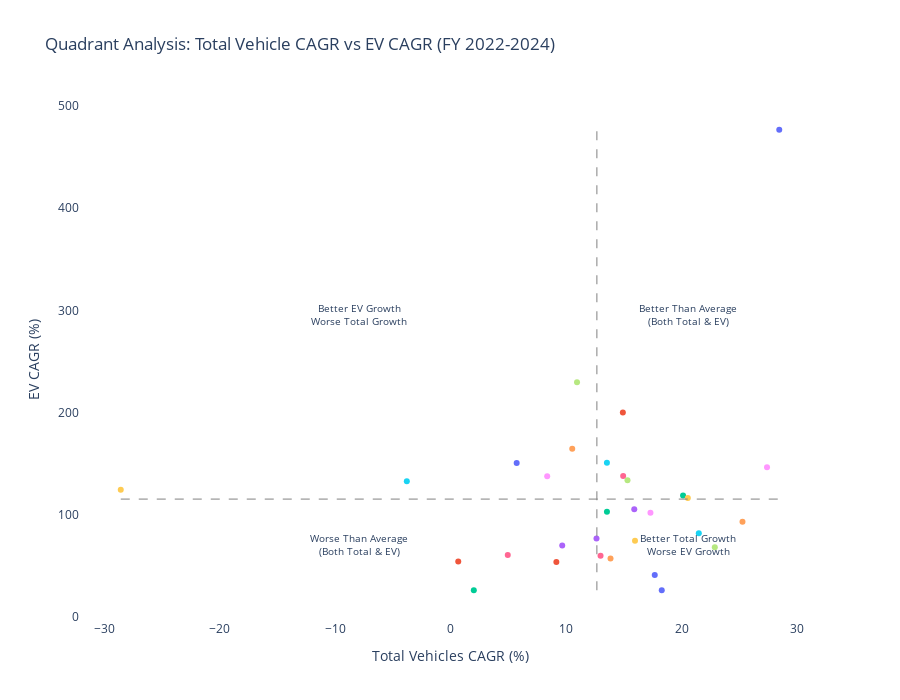

Source (notebook cell):
### Code cell
# Create quadrant analysis
print("Creating quadrant analysis for CAGR comparison...")

# Calculate means for quadrant division
total_mean = comparison['Total_CAGR'].mean()
ev_mean = comparison['EV_CAGR'].mean()

# Create scatter plot with quadrants
fig = px.scatter(
    comparison,
    x="Total_CAGR",
    y="EV_CAGR",
    hover_name="state",
    color="state",
    title=f"Quadrant Analysis: Total Vehicle CAGR vs EV CAGR (FY 2022-2024)",
    labels={"Total_CAGR": "Total Vehicles CAGR (%)", "EV_CAGR": "EV CAGR (%)"}
)

# Add quadrant lines
fig.add_shape(
    type="line", x0=total_mean, y0=comparison['EV_CAGR'].min(), 
    x1=total_mean, y1=comparison['EV_CAGR'].max(),
    line=dict(color="gray", width=1, dash="dash")
)
fig.add_shape(
    type="line", x0=comparison['Total_CAGR'].min(), y0=ev_mean, 
    x1=comparison['Total_CAGR'].max(), y1=ev_mean,
    line=dict(color="gray", width=1, dash="dash")
)

# Add quadrant annotations
fig.add_annotation(
    x=total_mean + (comparison['Total_CAGR'].max() - total_mean)/2, 
    y=ev_mean + (comparison['EV_CAGR'].max() - ev_mean)/2,
    text="Better Than Average<br>(Both Total & EV)",
    showarrow=False,
    font=dict(size=10)
)
fig.add_annotation(
    x=total_mean - (total_mean - comparison['Total_CAGR'].min())/2, 
    y=ev_mean + (comparison['EV_CAGR'].max() - ev_mean)/2,
    text="Better EV Growth<br>Worse Total Growth",
    showarrow=False,
    font=dict(size=10)
)
fig.add_annotation(
    x=total_mean + (comparison['Total_CAGR'].max() - total_mean)/2, 
    y=ev_mean - (ev_mean - comparison['EV_CAGR'].min())/2,
    text="Better Total Growth<br>Worse EV Growth",
    showarrow=False,
    font=dict(size=10)
)
fig.add_annotation(
    x=total_mean - (total_mean - comparison['Total_CAGR'].min())/2, 
    y=ev_mean - (ev_mean - comparison['EV_CAGR'].min())/2,
    text="Worse Than Average<br>(Both Total & EV)",
    showarrow=False,
    font=dict(size=10)
)

# Improve layout
fig.update_layout(
    height=700, 
    width=900,
    plot_bgcolor="white",
    showlegend=False
)

fig.show()

# Save the visualization
fig.write_html("../../data/visuals/cagr_quadrant_analysis_fiscal_years.html")

### Figure 1 — Plotly figure (JSON) as saved in the notebook; plotly's stock layout.template omitted (floating-point values rounded to 4 significant figures)
{"data": [{"hovertemplate": "<b>%{hovertext}</b><br><br>state=Andaman & Nicobar<br>Total Vehicles CAGR (%)=%{x}<br>EV CAGR (%)=%{y}<extra></extra>", "hovertext": ["Andaman & Nicobar"], "legendgroup": "Andaman & Nicobar", "marker": {"color": "#636efa", "symbol": "circle"}, "mode": "markers", "name": "Andaman & Nicobar", "orientation": "v", "showlegend": true, "type": "scatter", "x": [18.29], "xaxis": "x", "y": [26.13], "yaxis": "y"}, {"hovertemplate": "<b>%{hovertext}</b><br><br>state=Andhra Pradesh<br>Total Vehicles CAGR (%)=%{x}<br>EV CAGR (%)=%{y}<extra></extra>", "hovertext": ["Andhra Pradesh"], "legendgroup": "Andhra Pradesh", "marker": {"color": "#EF553B", "symbol": "circle"}, "mode": "markers", "name": "Andhra Pradesh", "orientation": "v", "showlegend": true, "type": "scatter", "x": [0.6525], "xaxis": "x", "y": [54.35], "yaxis": "y"}, {"hovertemplate": "<b>%{hovertext}</b><br><br>state=Assam<br>Total Vehicles CAGR (%)=%{x}<br>EV CAGR (%)=%{y}<extra></extra>", "hovertext": ["Assam"], "legendgroup": "Assam", "marker": {"color": "#00cc96", "symbol": "circle"}, "mode": "markers", "name": "Assam", "orientation": "v", "showlegend": true, "type": "scatter", "x": [20.13], "xaxis": "x", "y": [118.9], "yaxis": "y"}, {"hovertemplate": "<b>%{hovertext}</b><br><br>state=Bihar<br>Total Vehicles CAGR (%)=%{x}<br>EV CAGR (%)=%{y}<extra></extra>", "hovertext": ["Bihar"], "legendgroup": "Bihar", "marker": {"color": "#ab63fa", "symbol": "circle"}, "mode": "markers", "name": "Bihar", "orientation": "v", "showlegend": true, "type": "scatter", "x": [12.63], "xaxis": "x", "y": [76.65], "yaxis": "y"}, {"hovertemplate": "<b>%{hovertext}</b><br><br>state=Chandigarh<br>Total Vehicles CAGR (%)=%{x}<br>EV CAGR (%)=%{y}<extra></extra>", "hovertext": ["Chandigarh"], "legendgroup": "Chandigarh", "marker": {"color": "#FFA15A", "symbol": "circle"}, "mode": "markers", "name": "Chandigarh", "orientation": "v", "showlegend": true, "type": "scatter", "x": [10.53], "xaxis": "x", "y": [164.6], "yaxis": "y"}, {"hovertemplate": "<b>%{hovertext}</b><br><br>state=Chhattisgarh<br>Total Vehicles CAGR (%)=%{x}<br>EV CAGR (%)=%{y}<extra></extra>", "hovertext": ["Chhattisgarh"], "legendgroup": "Chhattisgarh", "marker": {"color": "#19d3f3", "symbol": "circle"}, "mode": "markers", "name": "Chhattisgarh", "orientation": "v", "showlegend": true, "type": "scatter", "x": [13.53], "xaxis": "x", "y": [150.9], "yaxis": "y"}, {"hovertemplate": "<b>%{hovertext}</b><br><br>state=DNH and DD<br>Total Vehicles CAGR (%)=%{x}<br>EV CAGR (%)=%{y}<extra></extra>", "hovertext": ["DNH and DD"], "legendgroup": "DNH and DD", "marker": {"color": "#FF6692", "symbol": "circle"}, "mode": "markers", "name": "DNH and DD", "orientation": "v", "showlegend": true, "type": "scatter", "x": [14.94], "xaxis": "x", "y": [137.8], "yaxis": "y"}, {"hovertemplate": "<b>%{hovertext}</b><br><br>state=Delhi<br>Total Vehicles CAGR (%)=%{x}<br>EV CAGR (%)=%{y}<extra></extra>", "hovertext": ["Delhi"], "legendgroup": "Delhi", "marker": {"color": "#B6E880", "symbol": "circle"}, "mode": "markers", "name": "Delhi", "orientation": "v", "showlegend": true, "type": "scatter", "x": [22.88], "xaxis": "x", "y": [68.1], "yaxis": "y"}, {"hovertemplate": "<b>%{hovertext}</b><br><br>state=Goa<br>Total Vehicles CAGR (%)=%{x}<br>EV CAGR (%)=%{y}<extra></extra>", "hovertext": ["Goa"], "legendgroup": "Goa", "marker": {"color": "#FF97FF", "symbol": "circle"}, "mode": "markers", "name": "Goa", "orientation": "v", "showlegend": true, "type": "scatter", "x": [27.41], "xaxis": "x", "y": [146.4], "yaxis": "y"}, {"hovertemplate": "<b>%{hovertext}</b><br><br>state=Gujarat<br>Total Vehicles CAGR (%)=%{x}<br>EV CAGR (%)=%{y}<extra></extra>", "hovertext": ["Gujarat"], "legendgroup": "Gujarat", "marker": {"color": "#FECB52", "symbol": "circle"}, "mode": "markers", "name": "Gujarat", "orientation": "v", "showlegend": true, "type": "scatter", "x": [20.55], "xaxis": "x", "y": [116.3], "yaxis": "y"}, {"hovertemplate": "<b>%{hovertext}</b><br><br>state=Haryana<br>Total Vehicles CAGR (%)=%{x}<br>EV CAGR (%)=%{y}<extra></extra>", "hovertext": ["Haryana"], "legendgroup": "Haryana", "marker": {"color": "#636efa", "symbol": "circle"}, "mode": "markers", "name": "Haryana", "orientation": "v", "showlegend": true, "type": "scatter", "x": [17.68], "xaxis": "x", "y": [41.07], "yaxis": "y"}, {"hovertemplate": "<b>%{hovertext}</b><br><br>state=Himachal Pradesh<br>Total Vehicles CAGR (%)=%{x}<br>EV CAGR (%)=%{y}<extra></extra>", "hovertext": ["Himachal Pradesh"], "legendgroup": "Himachal Pradesh", "marker": {"color": "#EF553B", "symbol": "circle"}, "mode": "markers", "name": "Himachal Pradesh", "orientation": "v", "showlegend": true, "type": "scatter", "x": [9.156], "xaxis": "x", "y": [53.81], "yaxis": "y"}, {"hovertemplate": "<b>%{hovertext}</b><br><br>state=Jammu and Kashmir<br>Total Vehicles CAGR (%)=%{x}<br>EV CAGR (%)=%{y}<extra></extra>", "hovertext": ["Jammu and Kashmir"], "legendgroup": "Jammu and Kashmir", "marker": {"color": "#00cc96", "symbol": "circle"}, "mode": "markers", "name": "Jammu and Kashmir", "orientation": "v", "showlegend": true, "type": "scatter", "x": [2.002], "xaxis": "x", "y": [26.18], "yaxis": "y"}, {"hovertemplate": "<b>%{hovertext}</b><br><br>state=Jharkhand<br>Total Vehicles CAGR (%)=%{x}<br>EV CAGR (%)=%{y}<extra></extra>", "hovertext": ["Jharkhand"], "legendgroup": "Jharkhand", "marker": {"color": "#ab63fa", "symbol": "circle"}, "mode": "markers", "name": "Jharkhand", "orientation": "v", "showlegend": true, "type": "scatter", "x": [9.664], "xaxis": "x", "y": [69.89], "yaxis": "y"}, {"hovertemplate": "<b>%{hovertext}</b><br><br>state=Karnataka<br>Total Vehicles CAGR (%)=%{x}<br>EV CAGR (%)=%{y}<extra></extra>", "hovertext": ["Karnataka"], "legendgroup": "Karnataka", "marker": {"color": "#FFA15A", "symbol": "circle"}, "mode": "markers", "name": "Karnataka", "orientation": "v", "showlegend": true, "type": "scatter", "x": [25.28], "xaxis": "x", "y": [93.24], "yaxis": "y"}, {"hovertemplate": "<b>%{hovertext}</b><br><br>state=Kerala<br>Total Vehicles CAGR (%)=%{x}<br>EV CAGR (%)=%{y}<extra></extra>", "hovertext": ["Kerala"], "legendgroup": "Kerala", "marker": {"color": "#19d3f3", "symbol": "circle"}, "mode": "markers", "name": "Kerala", "orientation": "v", "showlegend": true, "type": "scatter", "x": [-3.804], "xaxis": "x", "y": [132.8], "yaxis": "y"}, {"hovertemplate": "<b>%{hovertext}</b><br><br>state=Ladakh<br>Total Vehicles CAGR (%)=%{x}<br>EV CAGR (%)=%{y}<extra></extra>", "hovertext": ["Ladakh"], "legendgroup": "Ladakh", "marker": {"color": "#FF6692", "symbol": "circle"}, "mode": "markers", "name": "Ladakh", "orientation": "v", "showlegend": true, "type": "scatter", "x": [4.945], "xaxis": "x", "y": [60.73], "yaxis": "y"}, {"hovertemplate": "<b>%{hovertext}</b><br><br>state=Madhya Pradesh<br>Total Vehicles CAGR (%)=%{x}<br>EV CAGR (%)=%{y}<extra></extra>", "hovertext": ["Madhya Pradesh"], "legendgroup": "Madhya Pradesh", "marker": {"color": "#B6E880", "symbol": "circle"}, "mode": "markers", "name": "Madhya Pradesh", "orientation": "v", "showlegend": true, "type": "scatter", "x": [15.32], "xaxis": "x", "y": [133.7], "yaxis": "y"}, {"hovertemplate": "<b>%{hovertext}</b><br><br>state=Maharashtra<br>Total Vehicles CAGR (%)=%{x}<br>EV CAGR (%)=%{y}<extra></extra>", "hovertext": ["Maharashtra"], "legendgroup": "Maharashtra", "marker": {"color": "#FF97FF", "symbol": "circle"}, "mode": "markers", "name": "Maharashtra", "orientation": "v", "showlegend": true, "type": "scatter", "x": [17.31], "xaxis": "x", "y": [101.9], "yaxis": "y"}, {"hovertemplate": "<b>%{hovertext}</b><br><br>state=Manipur<br>Total Vehicles CAGR (%)=%{x}<br>EV CAGR (%)=%{y}<extra></extra>", "hovertext": ["Manipur"], "legendgroup": "Manipur", "marker": {"color": "#FECB52", "symbol": "circle"}, "mode": "markers", "name": "Manipur", "orientation": "v", "showlegend": true, "type": "scatter", "x": [-28.59], "xaxis": "x", "y": [124.5], "yaxis": "y"}, {"hovertemplate": "<b>%{hovertext}</b><br><br>state=Meghalaya<br>Total Vehicles CAGR (%)=%{x}<br>EV CAGR (%)=%{y}<extra></extra>", "hovertext": ["Meghalaya"], "legendgroup": "Meghalaya", "marker": {"color": "#636efa", "symbol": "circle"}, "mode": "markers", "name": "Meghalaya", "orientation": "v", "showlegend": true, "type": "scatter", "x": [28.47], "xaxis": "x", "y": [476.6], "yaxis": "y"}, {"hovertemplate": "<b>%{hovertext}</b><br><br>state=Nagaland<br>Total Vehicles CAGR (%)=%{x}<br>EV CAGR (%)=%{y}<extra></extra>", "hovertext": ["Nagaland"], "legendgroup": "Nagaland", "marker": {"color": "#EF553B", "symbol": "circle"}, "mode": "markers", "name": "Nagaland", "orientation": "v", "showlegend": true, "type": "scatter", "x": [14.92], "xaxis": "x", "y": [200.0], "yaxis": "y"}, {"hovertemplate": "<b>%{hovertext}</b><br><br>state=Odisha<br>Total Vehicles CAGR (%)=%{x}<br>EV CAGR (%)=%{y}<extra></extra>", "hovertext": ["Odisha"], "legendgroup": "Odisha", "marker": {"color": "#00cc96", "symbol": "circle"}, "mode": "markers", "name": "Odisha", "orientation": "v", "showlegend": true, "type": "scatter", "x": [13.54], "xaxis": "x", "y": [102.9], "yaxis": "y"}, {"hovertemplate": "<b>%{hovertext}</b><br><br>state=Puducherry<br>Total Vehicles CAGR (%)=%{x}<br>EV CAGR (%)=%{y}<extra></extra>", "hovertext": ["Puducherry"], "legendgroup": "Puducherry", "marker": {"color": "#ab63fa", "symbol": "circle"}, "mode": "markers", "name": "Puducherry", "orientation": "v", "showlegend": true, "type": "scatter", "x": [15.9], "xaxis": "x", "y": [105.4], "yaxis": "y"}, {"hovertemplate": "<b>%{hovertext}</b><br><br>state=Punjab<br>Total Vehicles CAGR (%)=%{x}<br>EV CAGR (%)=%{y}<extra></extra>", "hovertext": ["Punjab"], "legendgroup": "Punjab", "marker": {"color": "#FFA15A", "symbol": "circle"}, "mode": "markers", "name": "Punjab", "orientation": "v", "showlegend": true, "type": "scatter", "x": [13.85], "xaxis": "x", "y": [57.26], "yaxis": "y"}, {"hovertemplate": "<b>%{hovertext}</b><br><br>state=Rajasthan<br>Total Vehicles CAGR (%)=%{x}<br>EV CAGR (%)=%{y}<extra></extra>", "hovertext": ["Rajasthan"], "legendgroup": "Rajasthan", "marker": {"color": "#19d3f3", "symbol": "circle"}, "mode": "markers", "name": "Rajasthan", "orientation": "v", "showlegend": true, "type": "scatter", "x": [21.5], "xaxis": "x", "y": [81.87], "yaxis": "y"}, {"hovertemplate": "<b>%{hovertext}</b><br><br>state=Tamil Nadu<br>Total Vehicles CAGR (%)=%{x}<br>EV CAGR (%)=%{y}<extra></extra>", "hovertext": ["Tamil Nadu"], "legendgroup": "Tamil Nadu", "marker": {"color": "#FF6692", "symbol": "circle"}, "mode": "markers", "name": "Tamil Nadu", "orientation": "v", "showlegend": true, "type": "scatter", "x": [12.98], "xaxis": "x", "y": [59.95], "yaxis": "y"}, {"hovertemplate": "<b>%{hovertext}</b><br><br>state=Tripura<br>Total Vehicles CAGR (%)=%{x}<br>EV CAGR (%)=%{y}<extra></extra>", "hovertext": ["Tripura"], "legendgroup": "Tripura", "marker": {"color": "#B6E880", "symbol": "circle"}, "mode": "markers", "name": "Tripura", "orientation": "v", "showlegend": true, "type": "scatter", "x": [10.94], "xaxis": "x", "y": [229.5], "yaxis": "y"}, {"hovertemplate": "<b>%{hovertext}</b><br><br>state=Uttar Pradesh<br>Total Vehicles CAGR (%)=%{x}<br>EV CAGR (%)=%{y}<extra></extra>", "hovertext": ["Uttar Pradesh"], "legendgroup": "Uttar Pradesh", "marker": {"color": "#FF97FF", "symbol": "circle"}, "mode": "markers", "name": "Uttar Pradesh", "orientation": "v", "showlegend": true, "type": "scatter", "x": [8.361], "xaxis": "x", "y": [137.7], "yaxis": "y"}, {"hovertemplate": "<b>%{hovertext}</b><br><br>state=Uttarakhand<br>Total Vehicles CAGR (%)=%{x}<br>EV CAGR (%)=%{y}<extra></extra>", "hovertext": ["Uttarakhand"], "legendgroup": "Uttarakhand", "marker": {"color": "#FECB52", "symbol": "circle"}, "mode": "markers", "name": "Uttarakhand", "orientation": "v", "showlegend": true, "type": "scatter", "x": [15.97], "xaxis": "x", "y": [74.57], "yaxis": "y"}, {"hovertemplate": "<b>%{hovertext}</b><br><br>state=West Bengal<br>Total Vehicles CAGR (%)=%{x}<br>EV CAGR (%)=%{y}<extra></extra>", "hovertext": ["West Bengal"], "legendgroup": "West Bengal", "marker": {"color": "#636efa", "symbol": "circle"}, "mode": "markers", "name": "West Bengal", "orientation": "v", "showlegend": true, "type": "scatter", "x": [5.716], "xaxis": "x", "y": [150.6], "yaxis": "y"}], "layout": {"annotations": [{"font": {"size": 10}, "showarrow": false, "text": "Better Than Average<br>(Both Total & EV)", "x": 20.57, "y": 296.0}, {"font": {"size": 10}, "showarrow": false, "text": "Better EV Growth<br>Worse Total Growth", "x": -7.963, "y": 296.0}, {"font": {"size": 10}, "showarrow": false, "text": "Better Total Growth<br>Worse EV Growth", "x": 20.57, "y": 70.72}, {"font": {"size": 10}, "showarrow": false, "text": "Worse Than Average<br>(Both Total & EV)", "x": -7.963, "y": 70.72}], "height": 700, "legend": {"title": {"text": "state"}, "tracegroupgap": 0}, "plot_bgcolor": "white", "shapes": [{"line": {"color": "gray", "dash": "dash", "width": 1}, "type": "line", "x0": 12.67, "x1": 12.67, "y0": 26.13, "y1": 476.6}, {"line": {"color": "gray", "dash": "dash", "width": 1}, "type": "line", "x0": -28.59, "x1": 28.47, "y0": 115.3, "y1": 115.3}], "showlegend": false, "title": {"text": "Quadrant Analysis: Total Vehicle CAGR vs EV CAGR (FY 2022-2024)"}, "width": 900, "xaxis": {"anchor": "y", "domain": [0, 1], "title": {"text": "Total Vehicles CAGR (%)"}}, "yaxis": {"anchor": "x", "domain": [0, 1], "title": {"text": "EV CAGR (%)"}}}}
